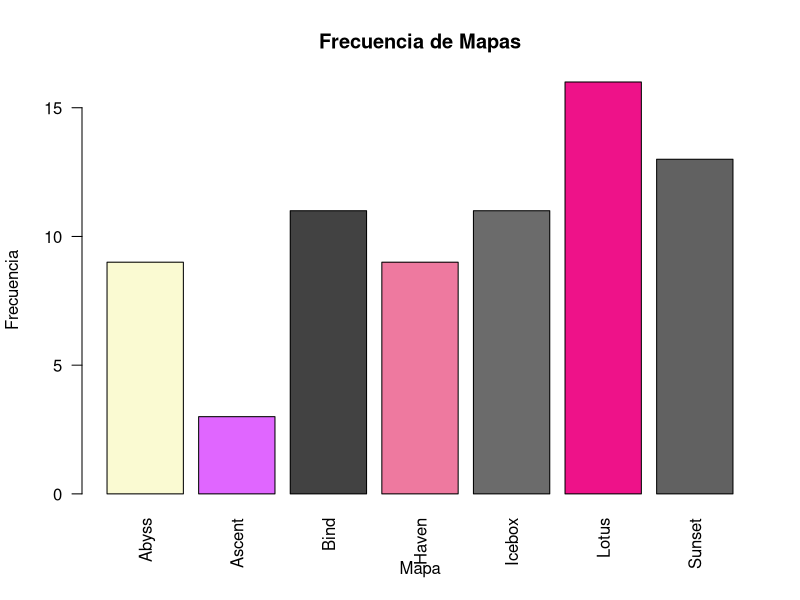

Source code (R):
draft <- read.csv("vct_2024/matches/draft_phase.csv", stringsAsFactors = FALSE)

pick_map <- subset(draft, Tournament == "Valorant Champions 2024" & Action != "ban", select = c(Action, Map))

conteo_mapas <- table(pick_map$Map)

set.seed(123)
colores <- sample(colors(), length(conteo_mapas))

ruta_jpg <- "graficos/frecuencia_mapas.jpg"

jpeg(ruta_jpg, width = 800, height = 600, quality = 100)

barplot(conteo_mapas,
        main = "Frecuencia de Mapas",
        xlab = "Mapa",
        ylab = "Frecuencia",
        col = colores,
        las = 2)

dev.off()